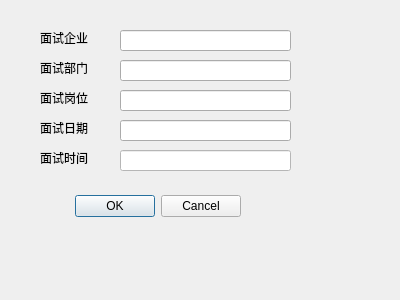
<?xml version="1.0" encoding="UTF-8"?>
<ui version="4.0">
 <class>newDialog</class>
 <widget class="QDialog" name="newDialog">
  <property name="geometry">
   <rect>
    <x>0</x>
    <y>0</y>
    <width>400</width>
    <height>300</height>
   </rect>
  </property>
  <property name="windowTitle">
   <string>Dialog</string>
  </property>
  <widget class="QLabel" name="label_5">
   <property name="geometry">
    <rect>
     <x>40</x>
     <y>150</y>
     <width>71</width>
     <height>16</height>
    </rect>
   </property>
   <property name="text">
    <string>面试时间</string>
   </property>
  </widget>
  <widget class="QLineEdit" name="lineEdit_5">
   <property name="geometry">
    <rect>
     <x>120</x>
     <y>150</y>
     <width>171</width>
     <height>21</height>
    </rect>
   </property>
   <property name="styleSheet">
    <string notr="true">background-color:rgb(255, 255, 255)</string>
   </property>
  </widget>
  <widget class="QLabel" name="label_3">
   <property name="geometry">
    <rect>
     <x>40</x>
     <y>90</y>
     <width>71</width>
     <height>16</height>
    </rect>
   </property>
   <property name="text">
    <string>面试岗位</string>
   </property>
  </widget>
  <widget class="QDialogButtonBox" name="buttonBox">
   <property name="geometry">
    <rect>
     <x>60</x>
     <y>190</y>
     <width>181</width>
     <height>32</height>
    </rect>
   </property>
   <property name="orientation">
    <enum>Qt::Horizontal</enum>
   </property>
   <property name="standardButtons">
    <set>QDialogButtonBox::Cancel|QDialogButtonBox::Ok</set>
   </property>
  </widget>
  <widget class="QLineEdit" name="lineEdit_2">
   <property name="geometry">
    <rect>
     <x>120</x>
     <y>60</y>
     <width>171</width>
     <height>21</height>
    </rect>
   </property>
  </widget>
  <widget class="QLabel" name="label_2">
   <property name="geometry">
    <rect>
     <x>40</x>
     <y>60</y>
     <width>71</width>
     <height>16</height>
    </rect>
   </property>
   <property name="text">
    <string>面试部门</string>
   </property>
  </widget>
  <widget class="QLineEdit" name="lineEdit_3">
   <property name="geometry">
    <rect>
     <x>120</x>
     <y>90</y>
     <width>171</width>
     <height>21</height>
    </rect>
   </property>
  </widget>
  <widget class="QLineEdit" name="lineEdit">
   <property name="geometry">
    <rect>
     <x>120</x>
     <y>30</y>
     <width>171</width>
     <height>21</height>
    </rect>
   </property>
  </widget>
  <widget class="QLabel" name="label">
   <property name="geometry">
    <rect>
     <x>40</x>
     <y>30</y>
     <width>71</width>
     <height>16</height>
    </rect>
   </property>
   <property name="text">
    <string>面试企业</string>
   </property>
  </widget>
  <widget class="QLineEdit" name="lineEdit_4">
   <property name="geometry">
    <rect>
     <x>120</x>
     <y>120</y>
     <width>171</width>
     <height>21</height>
    </rect>
   </property>
  </widget>
  <widget class="QLabel" name="label_4">
   <property name="geometry">
    <rect>
     <x>40</x>
     <y>120</y>
     <width>71</width>
     <height>16</height>
    </rect>
   </property>
   <property name="text">
    <string>面试日期</string>
   </property>
  </widget>
 </widget>
 <resources/>
 <connections/>
</ui>
